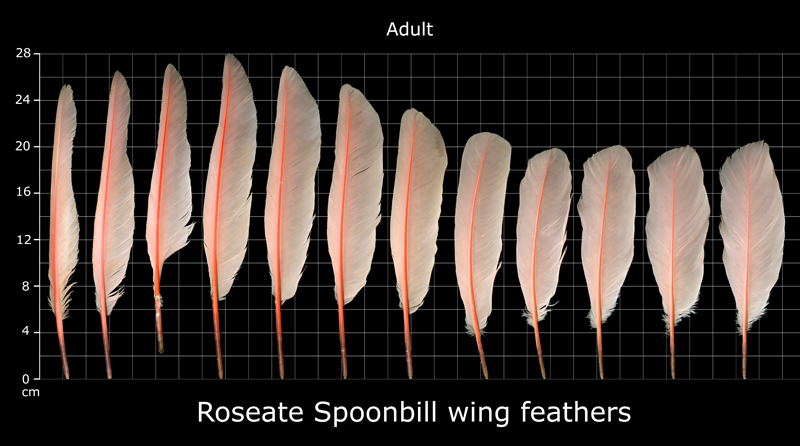
#> input picture website/ROSP_wing_male.png, 800 x 446 px
$ python remove_grid.py ../website/ROSP_wing_male.png
#> lines starting #> are read from the running program, lines starting #| are printed output that depends on the picture; after the words box and inside, x2 and y2 are one past the last pixel; in counts of white or black regions, pixels touching at a corner belong together
#> in main, img_src is the input picture: shape (446, 800, 3); mean B, G, R 46, 50.8, 60.9
import sys
import cv2 as cv
import numpy as np

HORIZONTAL_STRUC_DIV = 15
VERTICAL_STRUC_DIV = 15

'''
Based on code from:
https://docs.opencv.org/3.2.0/d1/dee/tutorial_moprh_lines_detection.html

Returns a binarized image where white pixels represent the feather.
'''
def feather_pix(img_src):
    img_gs = cv.cvtColor(img_src, cv.COLOR_BGR2GRAY)
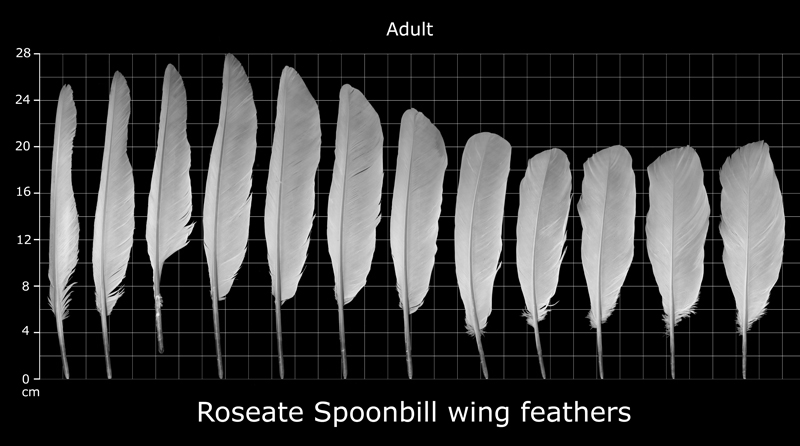
#> img_gs: shape (446, 800); min 0, max 255, mean 53.3
    ret, img_bin = cv.threshold(img_gs, 0, 255, cv.THRESH_BINARY+cv.THRESH_OTSU)
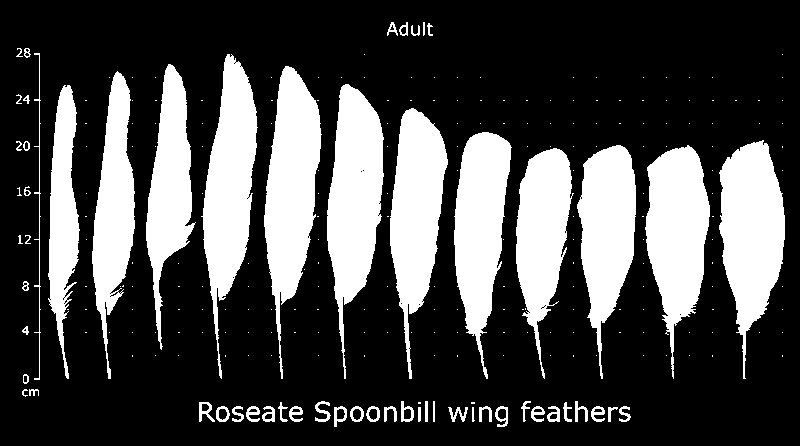
#> img_bin: shape (446, 800); 28.6% white; 254 white regions (194 under 20 px), largest, box (x1, y1, x2, y2) and area: (264, 66, 322, 379) 9552, (327, 84, 384, 379) 9407, (719, 140, 785, 379) 9318
#> ret = 89
    h, w, ch = img_src.shape
#> h = 446; w = 800; ch = 3
    img_gs = cv.cvtColor(img_src, cv.COLOR_BGR2GRAY)
    hor = img_bin.copy()
    vert = img_bin.copy()

    h_size = w / HORIZONTAL_STRUC_DIV
#> h_size = 53.33
    v_size = h / VERTICAL_STRUC_DIV
#> v_size = 29.73

    h_struct = cv.getStructuringElement(cv.MORPH_RECT, (int(h_size), 1))
    v_struct = cv.getStructuringElement(cv.MORPH_RECT, (1, int(v_size)))
#> v_struct = 29 values from 1 to 1

    hor = cv.erode(hor, h_struct)
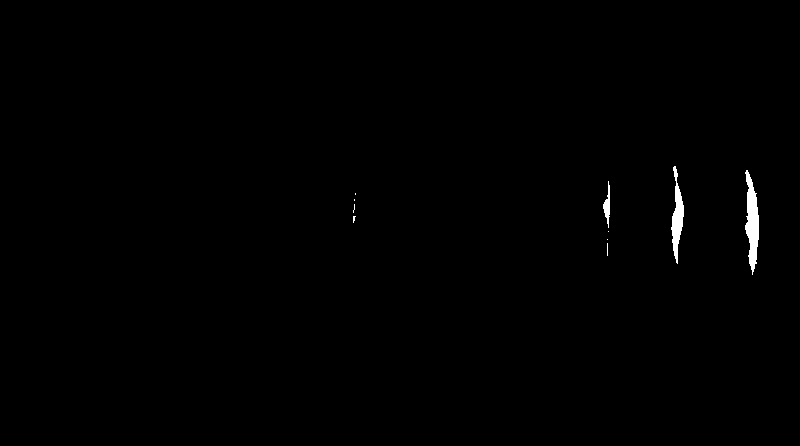
#> hor: shape (446, 800); 0.47% white; 10 white regions (7 under 20 px), largest, box (x1, y1, x2, y2) and area: (745, 170, 759, 275) 872, (671, 166, 684, 264) 611, (603, 181, 610, 228) 157
    hor = cv.dilate(hor, h_struct)
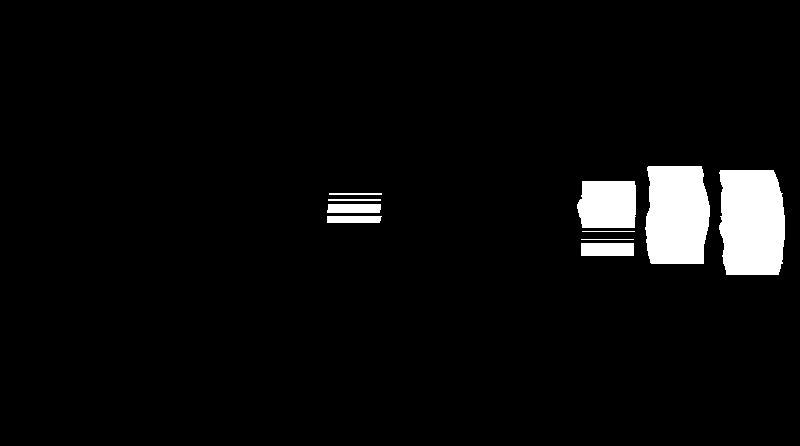
#> hor: shape (446, 800); 4.6% white; 10 white regions, largest, box (x1, y1, x2, y2) and area: (719, 170, 785, 275) 6332, (645, 166, 710, 264) 5707, (577, 181, 636, 228) 2601

    vert = cv.erode(vert, v_struct)
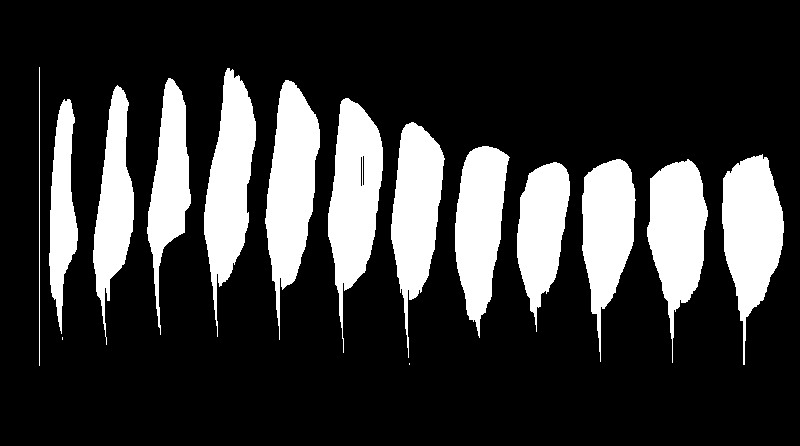
#> vert: shape (446, 800); 21.7% white; 15 white regions (2 under 20 px), largest, box (x1, y1, x2, y2) and area: (265, 80, 320, 340) 7846, (328, 98, 383, 353) 7654, (722, 154, 784, 365) 7381
    vert = cv.dilate(vert, v_struct)
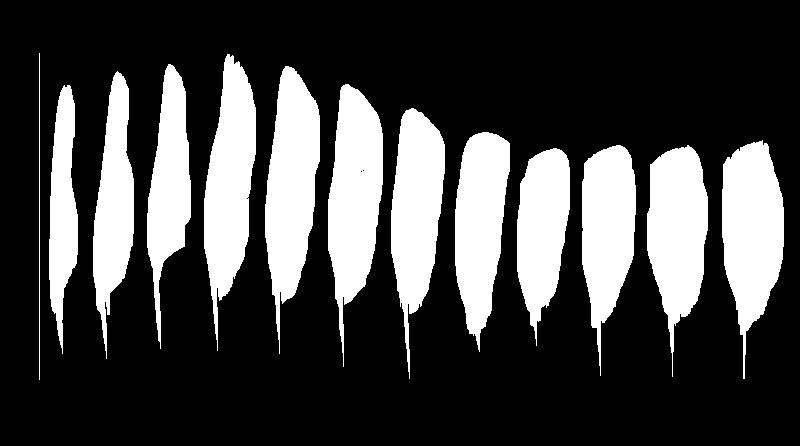
#> vert: shape (446, 800); 26.7% white; 13 white regions, largest, box (x1, y1, x2, y2) and area: (265, 66, 320, 354) 9386, (328, 84, 383, 367) 9278, (722, 140, 784, 379) 9117

    img_out = np.zeros((h,w),np.uint8)
    for i in range(0, h):
        for j in range(0, w):
            if(hor[i,j] == 255 and vert[i,j] == 255):
                img_out[i,j] = 255
            else:
                img_out[i,j] = 0
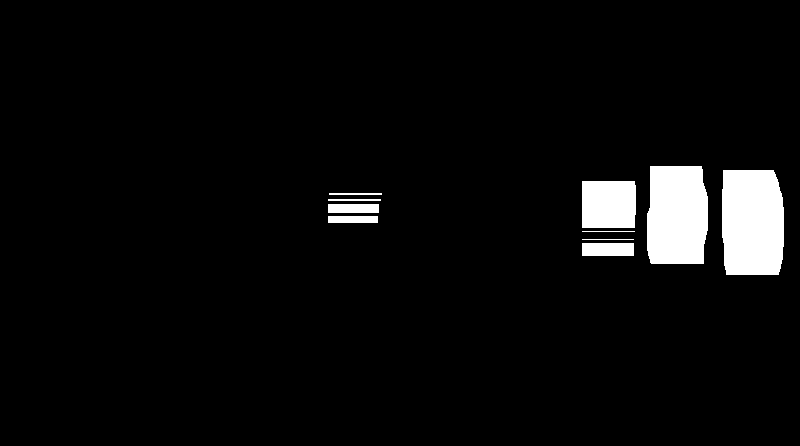
#> img_out: shape (446, 800); 4.5% white; 10 white regions, largest, box (x1, y1, x2, y2) and area: (722, 170, 784, 275) 6186, (647, 166, 708, 264) 5592, (582, 181, 636, 228) 2521
    ret, outout = cv.threshold(img_out, 0, 255, cv.THRESH_BINARY+cv.THRESH_OTSU)
#> ret = 0

    outout = cv.medianBlur(outout, 5)

    if(img_src[0,0,0]):
        outout = cv.bitwise_not(outout)


    return outout

def main(argv):
    img_src = cv.imread(argv[1], cv.IMREAD_COLOR)
    feather_pix(img_src)

if __name__ == "__main__":
    if(len(sys.argv) < 1):
        print("Usage: python test.py filename")
    else:
        main(sys.argv)
